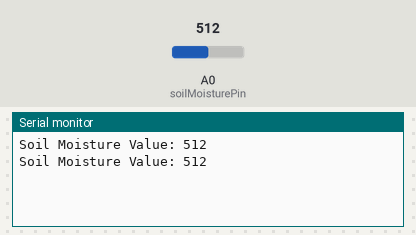
Bench run of a sketch on a simulated Arduino Uno, built with avr-gcc and run on an emulated ATmega328P. Shown: the last lines printed to the serial monitor. The inputs (shaded band) are chosen by the test bench; at power-on: A0 (soilMoisturePin) = 512.

Above: at 1.8 s.
1.9 s: A0 (soilMoisturePin) set to 716
At 2.8 s:
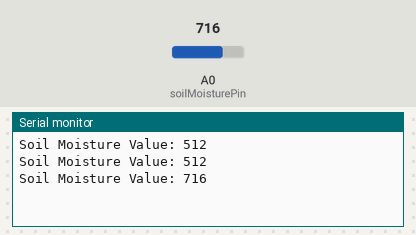
3.4 s: A0 (soilMoisturePin) set to 900
At 4.8 s:
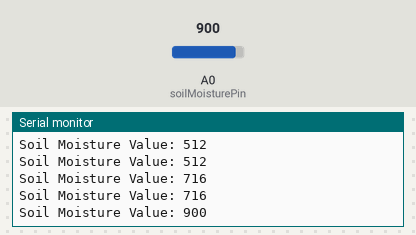
Timing chart, 0 to 6.4 s (numbered marks = the images above; inputs shaded):
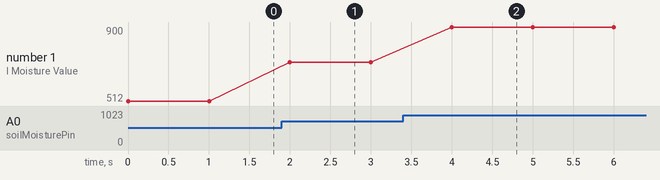

Measured:
- after the input at 1.9 s, the serial monitor: prints a new line after 0.10 s (image 1)
- after the input at 3.4 s, the serial monitor: prints a new line after 0.60 s (image 2)
- plotted number 1: 512 → 716 after the input at 1.9 s, 716 → 900 after the input at 3.4 s

The sketch:

captive_soil_moisture_sensor_v1.2.ino
```cpp
// Include the necessary libraries
#include <Arduino.h>

// Define the pin for the soil moisture sensor
const int soilMoisturePin = A0;

// Variable to store the sensor value
int soilMoistureValue = 0;

void setup() {
  // Initialize the serial communication
  Serial.begin(9600);
}

void loop() {
  // Read the analog value from the soil moisture sensor
  soilMoistureValue = analogRead(soilMoisturePin);

  // Print the sensor value to the Serial Monitor
  Serial.print("Soil Moisture Value: ");
  Serial.println(soilMoistureValue);

  // Add a short delay before the next reading
  delay(1000);
}
```
